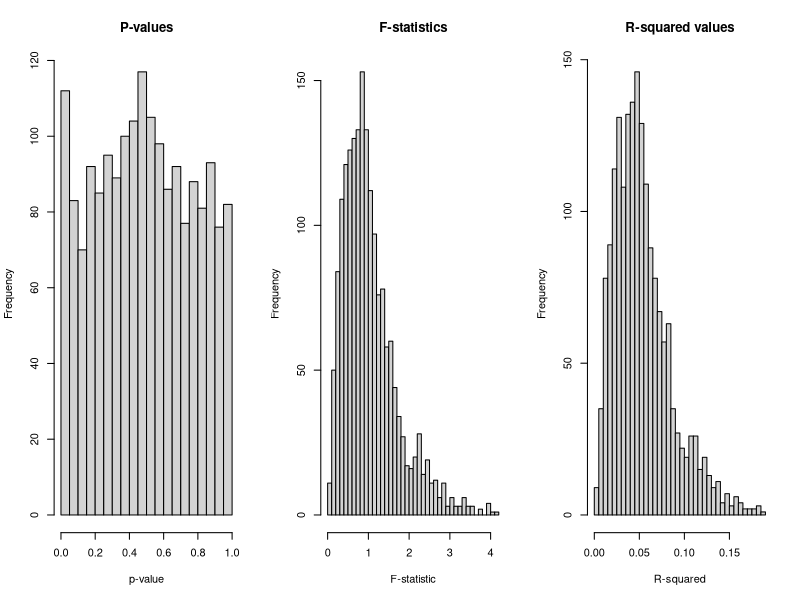

R code for this plot:
## ---- chunk 1
# Required packages
install.packages("vegan")
install.packages("boot")  # For confidence intervals

library(vegan)
library(boot)

# --------------------------- #
# Step 1: Calculate Sample Size
# --------------------------- #

# n=(Z^2*p(1-p))/E^2 : formula used to calculate for the sample size needed to reach confidence interval of 0.95, margin of error = 0.01, and expected Type I error = 0.05; with ES = 0, for make it faster, only bootstrap for 20 samples on 5 variables (genes)

calculate_sample_size <- function(alpha = 0.05, error_margin = 0.01, confidence = 0.95) {
  z_score <- qnorm(1 - (1 - confidence) / 2)  # Z for desired confidence
  p <- alpha  # Expected Type I error rate
  E <- error_margin
  n <- (z_score^2 * p * (1 - p)) / E^2
  return(ceiling(n))
}

# Example: Calculate for 95% confidence, 5% alpha, ±1% margin
n_simulations <- calculate_sample_size(alpha = 0.05, error_margin = 0.01, confidence = 0.95)
cat("Required number of negative control simulations:", n_simulations, "\n")

#1825 simulations

# --------------------------- #
# Step 2: Generate Negative Control Data
# --------------------------- #

simulate_data <- function(n_samples = 20, n_variables = 5) {
  # Random data with no group differences
  data_matrix <- matrix(rnorm(n_samples * n_variables), nrow = n_samples, ncol = n_variables)
  metadata <- data.frame(group = sample(c("A", "B"), n_samples, replace = TRUE))
  return(list(data_matrix = data_matrix, metadata = metadata))
}

# --------------------------- #
# Step 3: Run PERMANOVA on Each Simulation
# --------------------------- #

run_permanova <- function(data_matrix, metadata) {
  dist_matrix <- vegdist(data_matrix, method = "euclidean")
  result <- adonis2(dist_matrix ~ group, data = metadata, permutations = 999)
  
  # Extract p-value, F-statistic, and R-squared
  p_value <- result$`Pr(>F)`[1]
  f_statistic <- result$F[1]
  r_squared <- result$R2[1]
  
  return(c(p_value, f_statistic, r_squared))
}

# --------------------------- #
# Step 4: Simulate and Store Results
# --------------------------- #

simulate_negative_controls <- function(n_simulations, n_samples = 20, n_variables = 5, alpha = 0.05) {
  p_values <- numeric(n_simulations)
  f_statistics <- numeric(n_simulations)
  r_squared_values <- numeric(n_simulations)
  
  for (i in 1:n_simulations) {
    sim <- simulate_data(n_samples, n_variables)
    results <- run_permanova(sim$data_matrix, sim$metadata)
    p_values[i] <- results[1]
    f_statistics[i] <- results[2]
    r_squared_values[i] <- results[3]
  }
  
  # Calculate Type I Error
  type_I_error <- mean(p_values < alpha)
  
  # Confidence Interval using bootstrapping
  ci <- boot.ci(boot(data = p_values, statistic = function(data, indices) {
    mean(data[indices] < alpha)
  }, R = 1000), type = "perc")
  
  return(list(p_values = p_values, 
              f_statistics = f_statistics, 
              r_squared_values = r_squared_values,
              type_I_error = type_I_error, 
              ci_lower = ci$percent[4], 
              ci_upper = ci$percent[5]))
}

# --------------------------- #
# Step 5: Run and Print Results
# --------------------------- #

set.seed(123)  # For reproducibility
results <- simulate_negative_controls(n_simulations = n_simulations)

cat("\nResults:\n")
cat("Type I Error Rate:", results$type_I_error, "\n")
cat("95% Confidence Interval:", results$ci_lower, "-", results$ci_upper, "\n")

# Optional: Visualize results
par(mfrow = c(1, 3))
hist(results$p_values, breaks = 30, main = "P-values", xlab = "p-value")
hist(results$f_statistics, breaks = 30, main = "F-statistics", xlab = "F-statistic")
hist(results$r_squared_values, breaks = 30, main = "R-squared values", xlab = "R-squared")

#-----------------------
#-----------------------Save Results to CSV
save_results <- function(results, filename = "permanova_results.csv") {
  # Combine results into a data frame
  df <- data.frame(
    p_value = results$p_values,
    f_statistic = results$f_statistics,
    r_squared = results$r_squared_values
  )
  
  # Write to CSV
  write.csv(df, file = filename, row.names = FALSE)
  
  # Save summary stats in a separate file
  summary_df <- data.frame(
    type_I_error = results$type_I_error,
    ci_lower = results$ci_lower,
    ci_upper = results$ci_upper
  )
  write.csv(summary_df, file = "permanova_summary.csv", row.names = FALSE)
  
  cat("\nResults saved to", filename, "and summary saved to permanova_summary.csv\n")
}

# --------------------------- #
# Step 6: Save Output
# --------------------------- #
save_results(results, filename = "negative_control_permanova_results.csv")



